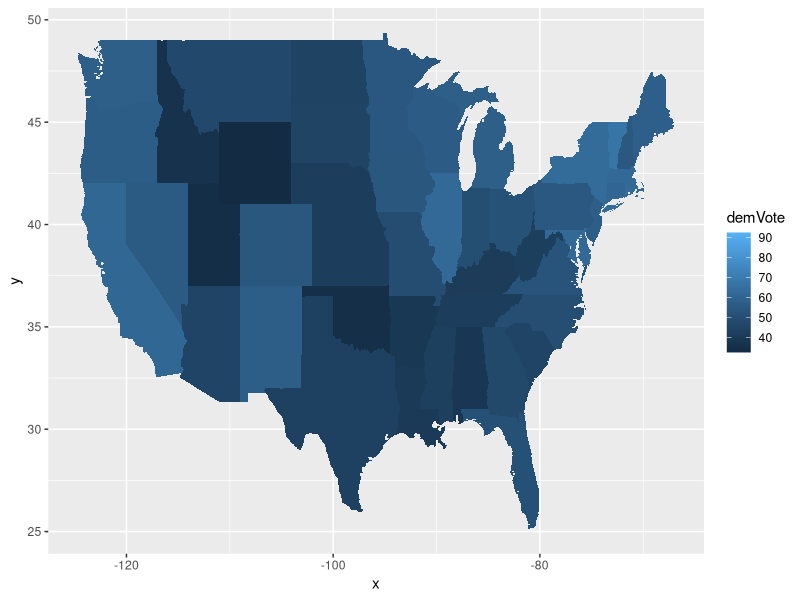
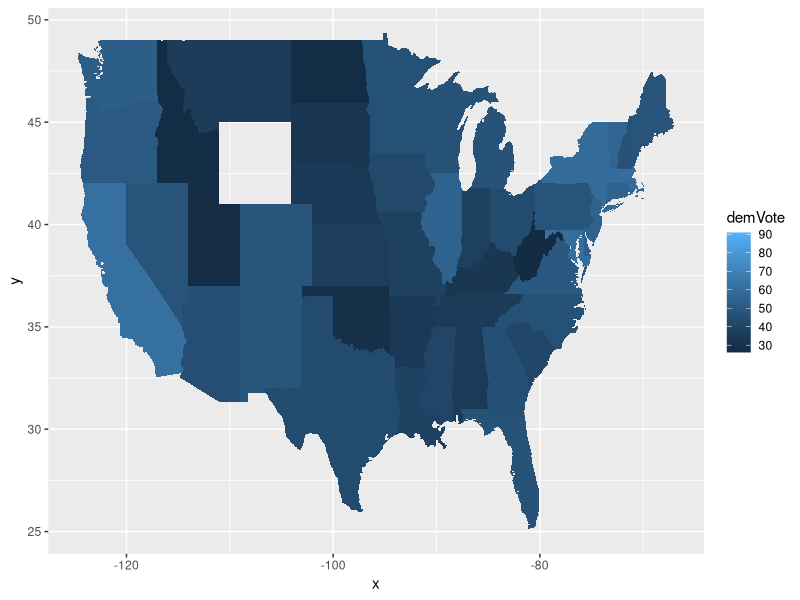

Reproduce these figures in R, in order.
## ---- chunk 1
knitr::opts_chunk$set(echo = TRUE)
library(tidyverse)
## ---- chunk 2
#install.packages("dslabs")
library(dslabs) 
data(heights)
glimpse(heights)
## ---- chunk 3


## ---- chunk 4

## ---- chunk 5

## ---- chunk 6

## ---- chunk 7


## ---- chunk 8


## ---- chunk 9

## ---- chunk 10

## ---- chunk 11


## ---- chunk 12


## ---- chunk 13


## ---- chunk 14
# install.packages("pscl")
library(pscl) # loads in the package that has this data. 
## You might need to install this...

# data for presidental elections
votedata <-  presidentialElections
glimpse(votedata)
## ---- chunk 15



## ---- chunk 16



## ---- chunk 17



## ---- chunk 18


## ---- chunk 19


## ---- chunk 20



## ---- chunk 21


## ---- chunk 22
library(maps)
votedata$state <- tolower(votedata$state)  ## states need to be lowercase for linking

states_map <- map_data("state") ## this gives us the lat and long for each point of each state.
  
map_plot <-  ggplot(data =  votedata %>% filter(year == 2008), aes(map_id = state)) +
    geom_map(aes(fill = demVote), map = states_map) +
    expand_limits(x = states_map$long, y = states_map$lat)

map_plot  
## ---- chunk 23
map_plot <-  ggplot(data =  votedata %>% filter(year == 2016), aes(map_id = state)) +
  geom_map(aes(fill = demVote), map = states_map)+
  expand_limits(x = states_map$long, y = states_map$lat)

map_plot  
## ---- chunk 24


## ---- chunk 25


## ---- chunk 26


## ---- chunk 27
library(palmerpenguins)
glimpse(penguins)
## ---- chunk 28


## ---- chunk 29


## ---- chunk 30


## ---- chunk 31



## ---- chunk 32



## ---- chunk 33
